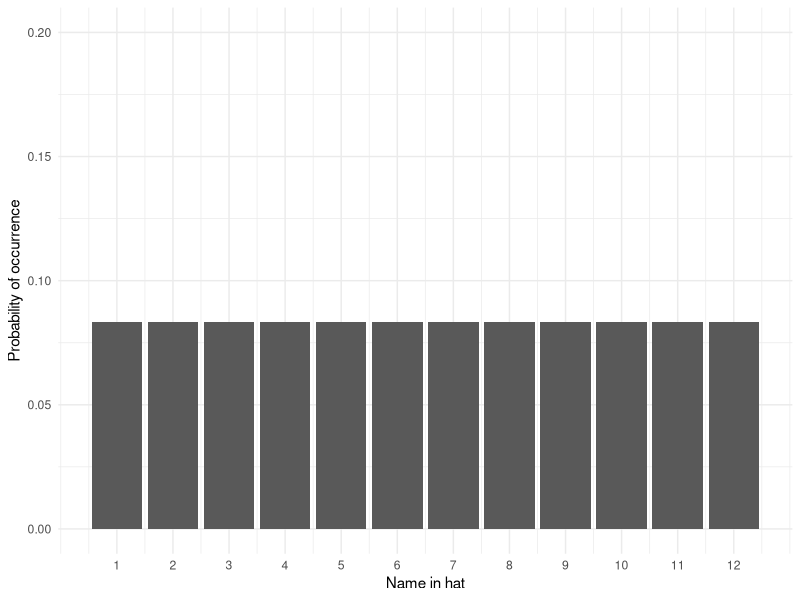
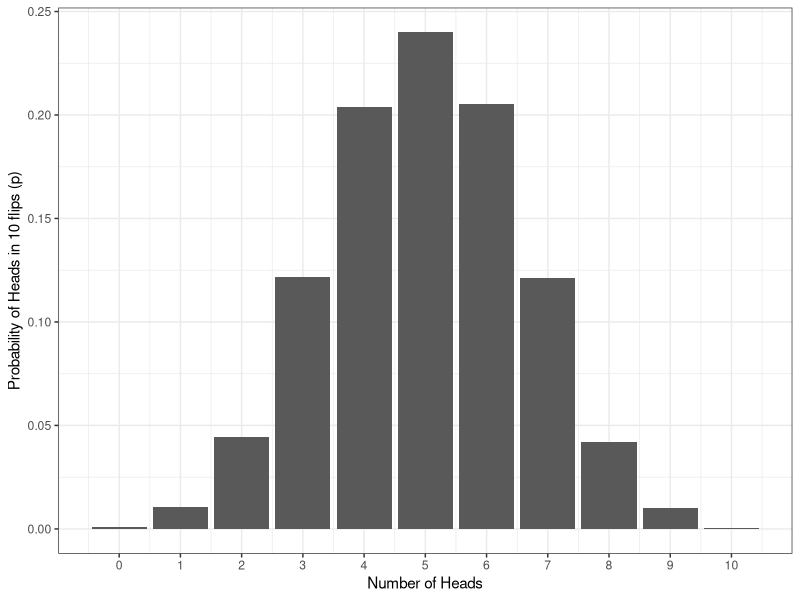

The R script that drew these images, in order: (Note: this script raises an error after producing the figures.)
## ---- chunk 1
1/12
## ---- chunk 2
library(tidyverse)
name <- 1:12
prob <- sample(x = .08333333, size = 12, replace = TRUE)
dat <- tibble(name, prob)
ggplot(dat, aes(name, prob)) +
  geom_col() +
  scale_y_continuous(limits = c(0,.2), name = "Probability of occurrence") +
  scale_x_continuous(breaks = c(1,2,3,4,5,6,7,8,9,10,11,12), name = "Name in hat") +
  theme_minimal()
## ---- chunk 3
heads10000 <- replicate(n = 10000, expr = sample(0:1, 10, TRUE) %>% sum())

data10000 <- tibble(heads = heads10000) %>%   # convert to a tibble
                group_by(heads) %>%     # group by number of possibilities 
                summarise(n = n(), # count occurances of each possibility,
                          p=n/10000) # & calculate probability (p) of each

ggplot(data10000, aes(x = heads,y = p)) + 
  geom_bar(stat = "identity") + 
  labs(x = "Number of Heads", y = "Probability of Heads in 10 flips (p)") +
  theme_bw() +
  scale_x_continuous(breaks = c(0,1,2,3,4,5,6,7,8,9,10))
## ---- chunk 4
knitr::include_graphics(path="./images/norm_dist_height.PNG")
## ---- chunk 5
knitr::include_graphics(path="./images/normal_dist.gif")
